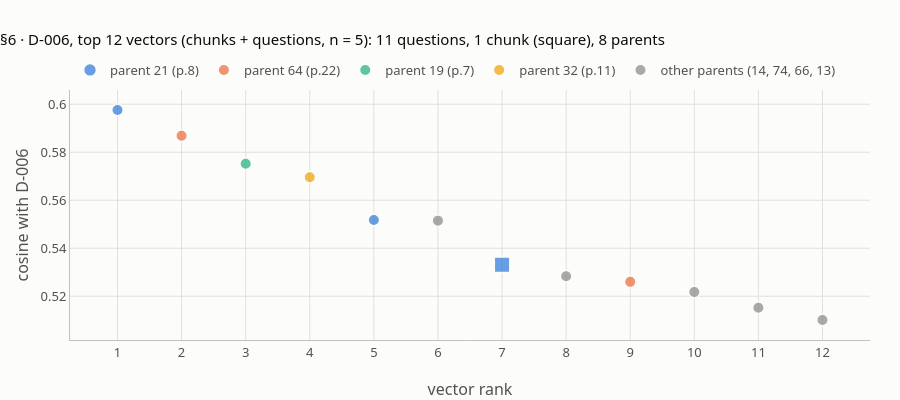
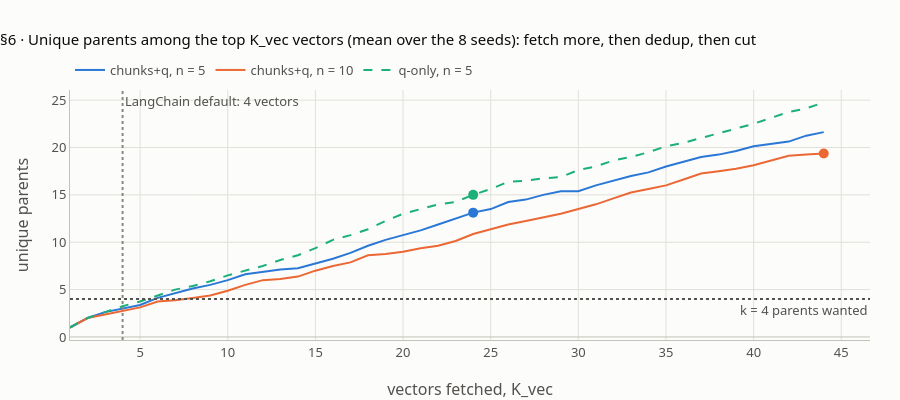

The notebook cell saved with these charts, in order:
### Markdown cell above
## 6 · Search the vectors, return unique parents

**What this rebuilds** (lesson step 6, K3, K7, K6).
- **The toy** (made-up scores, 8 vectors over 3 parents A, B, C): parent score by **max** gives A, B, C; by **sum** B, A, C (B wins only because it has 4 vectors); mean and RRF for comparison; cutting to k vectors **before** removing duplicates loses C; LangChain's default fetches 4 child vectors and returns only **2 parents** for "k = 4".
- **The D-006 trace** on the real index (chunks + questions, n = 5): the top 12 vectors are 11 questions and 1 chunk from 8 parents; removing duplicates in rank order gives the 4 parents 21, 64, 19, 32. A `set()` would lose the order.
- **Duplicates crowd the top k:** unique parents among the top 4 vectors, per arm, and how many vectors to fetch. Fetching K_vec = k(n + 1) vectors always leaves at least k parents.

### Code cell
TOY = [("v1", "A", "question", 0.81), ("v2", "B", "question", 0.74), ("v3", "B", "question", 0.72),
       ("v4", "B", "chunk", 0.70), ("v5", "B", "question", 0.69), ("v6", "C", "question", 0.66),
       ("v7", "C", "chunk", 0.55), ("v8", "A", "chunk", 0.50)]
agg = {}
for _, p, _, s in TOY:
    agg.setdefault(p, []).append(s)
mx = {p: max(v) for p, v in agg.items()}
sm = {p: round(sum(v), 2) for p, v in agg.items()}
mn = {p: round(sum(v) / len(v), 4) for p, v in agg.items()}
rk = lambda d: sorted(d, key=lambda p: (-d[p], p))   # noqa: E731
check("§6 toy: vectors per parent (K3)", {p: len(v) for p, v in sorted(agg.items())}, {"A": 2, "B": 4, "C": 2})
check("§6 toy max: scores and ranking (K3)", [mx, rk(mx)], [{"A": 0.81, "B": 0.74, "C": 0.66}, ["A", "B", "C"]], 1e-9)
check("§6 toy sum: scores and ranking (K3)", [sm, rk(sm)], [{"A": 1.31, "B": 2.85, "C": 1.21}, ["B", "A", "C"]], 1e-9)
check("§6 toy mean: scores and ranking (K3)", [mn, rk(mn)], [{"A": 0.655, "B": 0.7125, "C": 0.605}, ["B", "A", "C"]], 1e-9)


def parent_order(kind):
    seen = []
    for _, p, kd, _ in sorted(TOY, key=lambda t: -t[3]):
        if kd == kind and p not in seen:
            seen.append(p)
    return seen


lc, lq = parent_order("chunk"), parent_order("question")
rrf = {p: round(1 / (60 + lc.index(p) + 1) + 1 / (60 + lq.index(p) + 1), 6) for p in agg}
check("§6 toy RRF (k = 60): chunk list, question list, scores, ranking (K3)", [lc, lq, rrf, rk(rrf)],
      [["B", "C", "A"], ["A", "B", "C"], {"A": 0.032266, "B": 0.032522, "C": 0.032002}, ["B", "A", "C"]], T6)
ranked = [p for _, p, _, _ in sorted(TOY, key=lambda t: -t[3])]
check("§6 toy: unique parents in the top 3, 4, 6, 8 vectors (K3)", [len(dict.fromkeys(ranked[:kv])) for kv in (3, 4, 6, 8)], [2, 2, 3, 3])
check("§6 toy k = 3: cut then dedup; dedup then cut (K3)", [list(dict.fromkeys(ranked[:3])), list(dict.fromkeys(ranked))[:3]],
      [["A", "B"], ["A", "B", "C"]])
check("§6 toy: set() of the top-4 parents has (and its order is not the rank order)", len(set(ranked[:4])), 2)


def lc_multivector(vectors, k_child=4):
    """LangChain MultiVectorRetriever default (langchain-classic 1.0.8), emulated: k child vectors, first-seen parents, scores dropped."""
    ids = []
    for d in sorted(vectors, key=lambda t: -t[3])[:k_child]:
        if d[1] not in ids:
            ids.append(d[1])
    return ids


check("§6 LangChain default emulation: parents for 'k = 4'; with search_kwargs k = 8 (K3)", [lc_multivector(TOY), lc_multivector(TOY, 8)],
      [["A", "B"], ["A", "B", "C"]])

if MODELS_OK:
    q6 = QV["D-006"]
    c0 = EC @ q6
    o0 = sorted(range(N), key=lambda i: (-c0[i], i))
    check("§6 D-006 chunks only: top 4, pages, gold rank (K7)", [o0[:4], [PAGE[i] for i in o0[:4]], o0.index(21) + 1],
          [[21, 64, 14, 13], [8, 22, 5, 5], 1])
    check("§6 D-006 chunks only: top 4 scores (K7)", [c0[i] for i in o0[:4]], [0.5331, 0.5004, 0.4772, 0.4696], T4)
    sc, ow, kd, qt = mv_scores(q6, 5, "chunks+q")
    order_ = sorted(range(len(sc)), key=lambda i: (-sc[i], i))
    top12 = order_[:12]
    for r, i in enumerate(top12, 1):
        print(f"   {r:2d} {sc[i]:.4f} {kd[i]:8s} parent {int(ow[i]):2d} (p.{PAGE[int(ow[i])]}) {qt[i] or ''}")
    check("§6 D-006 top vector: score, kind, parent, text (K7)", [float(sc[top12[0]]), kd[top12[0]], int(ow[top12[0]]), qt[top12[0]]],
          [0.5976, "question", 21, "Why do floating solar panels work more efficiently?"], T4)
    check("§6 D-006 top 12: parents in rank order (K7)", [int(ow[i]) for i in top12], [21, 64, 19, 32, 21, 14, 21, 74, 64, 66, 13, 13])
    chunk_pos = [r for r, i in enumerate(top12, 1) if kd[i] == "chunk"]
    check("§6 D-006 top 12: questions, chunks, the chunk's rank and score, unique parents (K7)",
          [sum(kd[i] == "question" for i in top12), len(chunk_pos), chunk_pos[0], float(sc[top12[chunk_pos[0] - 1]]),
           len(dict.fromkeys(int(ow[i]) for i in top12))], [11, 1, 7, 0.5331, 8], T4)
    par6, best6 = parents_ranked(q6, 5, "chunks+q")
    check("§6 D-006 dedup in rank order: 4 parents, pages (K7)", [par6[:4], [PAGE[i] for i in par6[:4]]], [[21, 64, 19, 32], [8, 22, 7, 11]])
    check("§6 D-006 the 4 parents' scores (K7)", [best6[i] for i in par6[:4]], [0.5976, 0.5869, 0.5752, 0.5696], T4)
    check("§6 chunk 21: best question vs its own chunk vector (K7)",
          [max(float(EQ[QIDX[(21, j)]] @ q6) for j in range(5)), float(c0[21])], [0.5976, 0.5331], T4)

    EXP_U = {(1, "chunks+q"): ([4, 3, 3, 4, 3, 4, 3, 4], 3.50, 3, 5), (1, "q-only"): ([4] * 8, 4.00, 4, 8),
             (3, "chunks+q"): ([4, 3, 2, 4, 2, 4, 2, 4], 3.12, 2, 7), (3, "q-only"): ([4, 3, 3, 4, 3, 4, 3, 4], 3.50, 3, 11),
             (5, "chunks+q"): ([4, 3, 2, 3, 2, 4, 2, 4], 3.00, 2, 10), (5, "q-only"): ([4, 3, 2, 4, 2, 4, 3, 4], 3.25, 2, 13),
             (10, "chunks+q"): ([3, 3, 2, 3, 2, 3, 2, 4], 2.75, 2, 14), (10, "q-only"): ([3, 3, 2, 3, 2, 3, 2, 4], 2.75, 2, 16)}
    mins_kvec = []
    for (n, design), (e_u, e_mean, e_min, e_kv) in EXP_U.items():
        u = [unique_in_topk(QV[s["qid"]], n, design, K) for s in ANS]
        uo = [unique_in_topk(QV[s["qid"]], n, design, K * (n + 1)) for s in ANS]
        mins_kvec.append(min(uo))
        check(f"§6 unique parents in the top 4 vectors, {design} n = {n}: per seed, mean, min; min at K_vec = {K * (n + 1)} (K6)",
              [u, round(float(np.mean(u)), 2), min(u), min(uo)], [e_u, e_mean, e_min, e_kv], 5e-3)
    check("§6 with K_vec = k(n + 1), at least 5 unique parents in every arm (K6)", min(mins_kvec) >= 5, True)
    fetch = []
    for s in ANS:
        sc_, ow_, _, _ = mv_scores(QV[s["qid"]], 10, "chunks+q")
        seen = []
        for r, i in enumerate(sorted(range(len(sc_)), key=lambda i: (-sc_[i], i)), 1):
            if int(ow_[i]) not in seen:
                seen.append(int(ow_[i]))
            if len(seen) == K:
                fetch.append(r)
                break
    check("§6 vectors fetched before 4 unique parents appear (chunks + q, n = 10): per seed, max, bound k(n + 1) (K6)",
          [fetch, max(fetch), K * 11], [[5, 5, 11, 10, 8, 5, 7, 4], 11, 44])

    # chart: the D-006 strip, coloured by parent (the 4 parents that survive the dedup get a colour; the rest are grey)
    PCOL = {21: BLUE, 64: ORANGE, 19: AQUA, 32: YELLOW}
    fig = go.Figure()
    for p in list(PCOL) + ["other"]:
        idx = [i for i in top12 if (int(ow[i]) == p if p != "other" else int(ow[i]) not in PCOL)]
        if not idx:
            continue
        fig.add_scatter(x=[order_.index(i) + 1 for i in idx], y=[round(float(sc[i]), 4) for i in idx], mode="markers",
                        name=(f"parent {p} (p.{PAGE[p]})" if p != "other" else "other parents (14, 74, 66, 13)"),
                        marker=dict(size=[16 if kd[i] == "chunk" else 12 for i in idx], color=PCOL.get(p, MUTED),
                                    symbol=["square" if kd[i] == "chunk" else "circle" for i in idx], line=dict(width=2, color=SURFACE)),
                        customdata=[[int(ow[i]), kd[i], qt[i] or "(the chunk's own vector)"] for i in idx],
                        hovertemplate="rank %{x}: %{y:.4f}, %{customdata[1]} of parent %{customdata[0]}<br>%{customdata[2]}<extra></extra>")
    fig.update_layout(title="§6 · D-006, top 12 vectors (chunks + questions, n = 5): 11 questions, 1 chunk (square), 8 parents",
                      height=400, xaxis=dict(title="vector rank", dtick=1), yaxis=dict(title="cosine with D-006"))
    fig.show()

    # chart: unique parents against K_vec
    fig = go.Figure()
    for (n, design), colour, dash in (((5, "chunks+q"), BLUE, "solid"), ((10, "chunks+q"), ORANGE, "solid"), ((5, "q-only"), AQUA, "dash")):
        orders = []
        for s in ANS:
            sc_, ow_, _, _ = mv_scores(QV[s["qid"]], n, design)
            orders.append([int(ow_[i]) for i in sorted(range(len(sc_)), key=lambda i: (-sc_[i], i))])
        kv = list(range(1, 45))
        mean_u = [float(np.mean([len(dict.fromkeys(o[:k_])) for o in orders])) for k_ in kv]
        fig.add_scatter(x=kv, y=np.round(mean_u, 3), mode="lines", name=f"{design}, n = {n}", line=dict(color=colour, width=2, dash=dash),
                        hovertemplate="K_vec %{x}: %{y:.2f} unique parents (mean of 8 seeds)<extra>" + f"{design}, n = {n}" + "</extra>")
        fig.add_scatter(x=[K * (n + 1)], y=[round(mean_u[K * (n + 1) - 1], 3)], mode="markers", marker=dict(size=10, color=colour),
                        showlegend=False, hovertemplate=f"K_vec = k(n + 1) = {K * (n + 1)}: " + "%{y:.2f}<extra></extra>")
    fig.add_hline(y=4, line=dict(color=INK2, dash="dot"), annotation_text="k = 4 parents wanted", annotation_position="bottom right")
    fig.add_vline(x=4, line=dict(color=MUTED, dash="dot"), annotation_text="LangChain default: 4 vectors", annotation_position="top right")
    fig.update_layout(title="§6 · Unique parents among the top K_vec vectors (mean over the 8 seeds): fetch more, then dedup, then cut",
                      height=400, xaxis=dict(title="vectors fetched, K_vec"), yaxis=dict(title="unique parents"))
    fig.show()

### Figure 1 — Plotly figure (JSON) as saved in the notebook; plotly's stock layout.template omitted (floating-point values rounded to 4 significant figures)
{"data": [{"customdata": [[21, "question", "Why do floating solar panels work more efficiently?"], [21, "question", "What are floating solar farms?"], [21, "chunk", "(the chunk's own vector)"]], "hovertemplate": "rank %{x}: %{y:.4f}, %{customdata[1]} of parent %{customdata[0]}<br>%{customdata[2]}<extra></extra>", "marker": {"color": "#2a78d6", "line": {"color": "#fcfcfb", "width": 2}, "size": [12, 12, 16], "symbol": ["circle", "circle", "square"]}, "mode": "markers", "name": "parent 21 (p.8)", "x": [1, 5, 7], "y": [0.5976, 0.5518, 0.5331], "type": "scatter"}, {"customdata": [[64, "question", "Why is energy storage important for renewable energy?"], [64, "question", "How have solar and wind energy technologies improved?"]], "hovertemplate": "rank %{x}: %{y:.4f}, %{customdata[1]} of parent %{customdata[0]}<br>%{customdata[2]}<extra></extra>", "marker": {"color": "#eb6834", "line": {"color": "#fcfcfb", "width": 2}, "size": [12, 12], "symbol": ["circle", "circle"]}, "mode": "markers", "name": "parent 64 (p.22)", "x": [2, 9], "y": [0.5869, 0.526], "type": "scatter"}, {"customdata": [[19, "question", "What are the benefits of investing in renewable energy research?"]], "hovertemplate": "rank %{x}: %{y:.4f}, %{customdata[1]} of parent %{customdata[0]}<br>%{customdata[2]}<extra></extra>", "marker": {"color": "#1baf7a", "line": {"color": "#fcfcfb", "width": 2}, "size": [12], "symbol": ["circle"]}, "mode": "markers", "name": "parent 19 (p.7)", "x": [3], "y": [0.5752], "type": "scatter"}, {"customdata": [[32, "question", "What economic benefits come from investing in renewable energy and energy efficiency?"]], "hovertemplate": "rank %{x}: %{y:.4f}, %{customdata[1]} of parent %{customdata[0]}<br>%{customdata[2]}<extra></extra>", "marker": {"color": "#eda100", "line": {"color": "#fcfcfb", "width": 2}, "size": [12], "symbol": ["circle"]}, "mode": "markers", "name": "parent 32 (p.11)", "x": [4], "y": [0.5696], "type": "scatter"}, {"customdata": [[14, "question", "What are the environmental downsides of hydroelectric power?"], [74, "question", "How do green roofs and wetlands help manage stormwater in cities?"], [66, "question", "What benefits do smart grids provide?"], [13, "question", "Why is solar energy becoming more attractive?"], [13, "question", "How does solar power work?"]], "hovertemplate": "rank %{x}: %{y:.4f}, %{customdata[1]} of parent %{customdata[0]}<br>%{customdata[2]}<extra></extra>", "marker": {"color": "#898781", "line": {"color": "#fcfcfb", "width": 2}, "size": [12, 12, 12, 12, 12], "symbol": ["circle", "circle", "circle", "circle", "circle"]}, "mode": "markers", "name": "other parents (14, 74, 66, 13)", "x": [6, 8, 10, 11, 12], "y": [0.5515, 0.5283, 0.5218, 0.5152, 0.5101], "type": "scatter"}], "layout": {"xaxis": {"title": {"text": "vector rank"}, "dtick": 1}, "title": {"text": "§6 · D-006, top 12 vectors (chunks + questions, n = 5): 11 questions, 1 chunk (square), 8 parents"}, "height": 400, "yaxis": {"title": {"text": "cosine with D-006"}}}}

### Figure 2 — Plotly figure (JSON) as saved in the notebook; plotly's stock layout.template omitted (floating-point values rounded to 4 significant figures)
{"data": [{"hovertemplate": "K_vec %{x}: %{y:.2f} unique parents (mean of 8 seeds)<extra>chunks+q, n = 5</extra>", "line": {"color": "#2a78d6", "dash": "solid", "width": 2}, "mode": "lines", "name": "chunks+q, n = 5", "x": [1, 2, 3, 4, 5, 6, 7, 8, 9, 10, 11, 12, 13, 14, 15, 16, 17, 18, 19, 20, 21, 22, 23, 24, 25, 26, 27, 28, 29, 30, 31, 32, 33, 34, 35, 36, 37, 38, 39, 40, 41, 42, 43, 44], "y": [1.0, 2.0, 2.625, 3.0, 3.375, 4.125, 4.625, 5.125, 5.5, 6.0, 6.625, 6.875, 7.125, 7.25, 7.75, 8.25, 8.875, 9.625, 10.25, 10.75, 11.25, 11.88, 12.5, 13.12, 13.5, 14.25, 14.5, 15.0, 15.38, 15.38, 16.0, 16.5, 17.0, 17.38, 18.0, 18.5, 19.0, 19.25, 19.62, 20.12, 20.38, 20.62, 21.25, 21.62], "type": "scatter"}, {"hovertemplate": "K_vec = k(n + 1) = 24: %{y:.2f}<extra></extra>", "marker": {"color": "#2a78d6", "size": 10}, "mode": "markers", "showlegend": false, "x": [24], "y": [13.12], "type": "scatter"}, {"hovertemplate": "K_vec %{x}: %{y:.2f} unique parents (mean of 8 seeds)<extra>chunks+q, n = 10</extra>", "line": {"color": "#eb6834", "dash": "solid", "width": 2}, "mode": "lines", "name": "chunks+q, n = 10", "x": [1, 2, 3, 4, 5, 6, 7, 8, 9, 10, 11, 12, 13, 14, 15, 16, 17, 18, 19, 20, 21, 22, 23, 24, 25, 26, 27, 28, 29, 30, 31, 32, 33, 34, 35, 36, 37, 38, 39, 40, 41, 42, 43, 44], "y": [1.0, 2.0, 2.375, 2.75, 3.125, 3.75, 3.875, 4.125, 4.375, 4.875, 5.5, 6.0, 6.125, 6.375, 7.0, 7.5, 7.875, 8.625, 8.75, 9.0, 9.375, 9.625, 10.12, 10.88, 11.38, 11.88, 12.25, 12.62, 13.0, 13.5, 14.0, 14.62, 15.25, 15.62, 16.0, 16.62, 17.25, 17.5, 17.75, 18.12, 18.62, 19.12, 19.25, 19.38], "type": "scatter"}, {"hovertemplate": "K_vec = k(n + 1) = 44: %{y:.2f}<extra></extra>", "marker": {"color": "#eb6834", "size": 10}, "mode": "markers", "showlegend": false, "x": [44], "y": [19.38], "type": "scatter"}, {"hovertemplate": "K_vec %{x}: %{y:.2f} unique parents (mean of 8 seeds)<extra>q-only, n = 5</extra>", "line": {"color": "#1baf7a", "dash": "dash", "width": 2}, "mode": "lines", "name": "q-only, n = 5", "x": [1, 2, 3, 4, 5, 6, 7, 8, 9, 10, 11, 12, 13, 14, 15, 16, 17, 18, 19, 20, 21, 22, 23, 24, 25, 26, 27, 28, 29, 30, 31, 32, 33, 34, 35, 36, 37, 38, 39, 40, 41, 42, 43, 44], "y": [1.0, 2.0, 2.625, 3.25, 3.75, 4.375, 5.0, 5.375, 5.875, 6.5, 7.0, 7.5, 8.125, 8.625, 9.375, 10.25, 10.75, 11.38, 12.25, 13.0, 13.5, 14.0, 14.25, 15.0, 15.62, 16.38, 16.5, 16.75, 16.88, 17.62, 18.0, 18.62, 19.0, 19.5, 20.12, 20.5, 21.0, 21.5, 22.0, 22.5, 23.12, 23.75, 24.12, 24.75], "type": "scatter"}, {"hovertemplate": "K_vec = k(n + 1) = 24: %{y:.2f}<extra></extra>", "marker": {"color": "#1baf7a", "size": 10}, "mode": "markers", "showlegend": false, "x": [24], "y": [15.0], "type": "scatter"}], "layout": {"shapes": [{"line": {"color": "#52514e", "dash": "dot"}, "type": "line", "x0": 0, "x1": 1, "xref": "x domain", "y0": 4, "y1": 4, "yref": "y"}, {"line": {"color": "#898781", "dash": "dot"}, "type": "line", "x0": 4, "x1": 4, "xref": "x", "y0": 0, "y1": 1, "yref": "y domain"}], "annotations": [{"showarrow": false, "text": "k = 4 parents wanted", "x": 1, "xanchor": "right", "xref": "x domain", "y": 4, "yanchor": "top", "yref": "y"}, {"showarrow": false, "text": "LangChain default: 4 vectors", "x": 4, "xanchor": "left", "xref": "x", "y": 1, "yanchor": "top", "yref": "y domain"}], "title": {"text": "§6 · Unique parents among the top K_vec vectors (mean over the 8 seeds): fetch more, then dedup, then cut"}, "height": 400, "xaxis": {"title": {"text": "vectors fetched, K_vec"}}, "yaxis": {"title": {"text": "unique parents"}}}}
